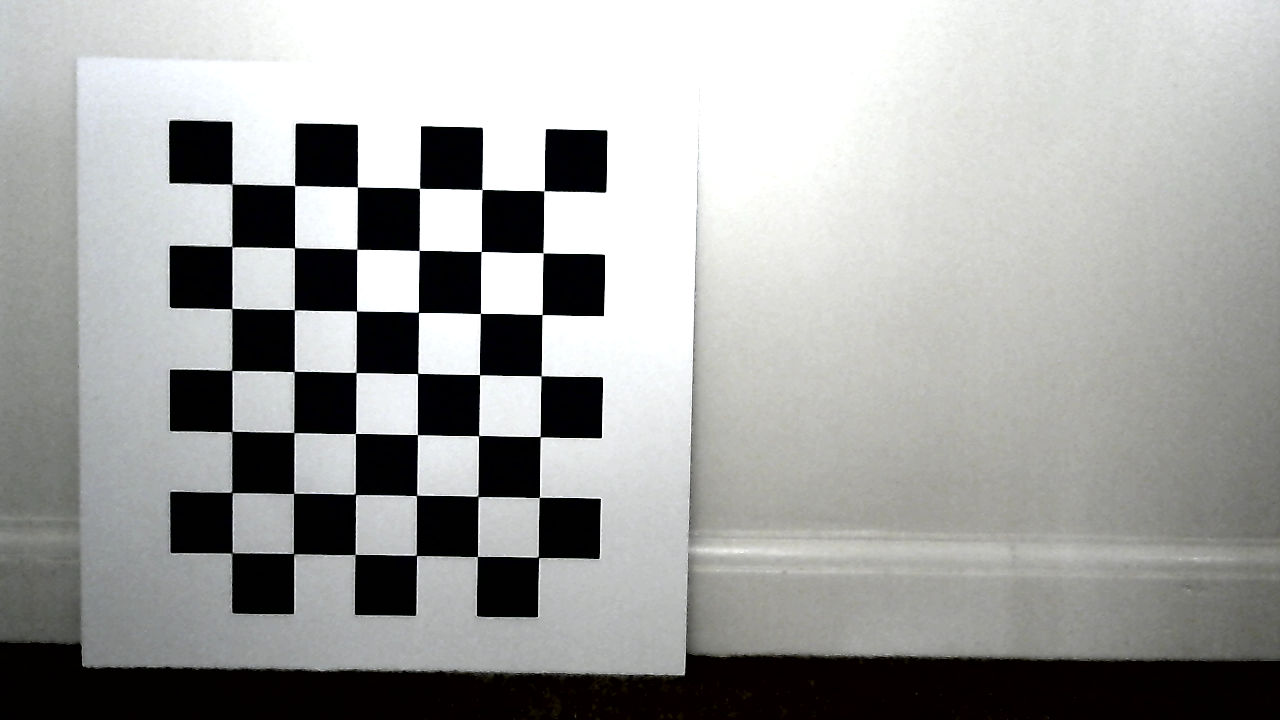
#> input picture examples/res/1/calib/0_L.png, 1280 x 720 px
$ python -i active.py   (imports and definitions only)
#> lines starting #> are read from the running program, lines starting #| are printed output that depends on the picture; after the words box and inside, x2 and y2 are one past the last pixel; in counts of white or black regions, pixels touching at a corner belong together
"""
active
======
Contains classes to manage active stereo algorithms and helper
functions.
This module contains both conventional active stereo (2 cameras +
projector) and structured-light (1 camera + projector) methods.
"""
import os
import math

import numpy as np
import cv2
from scipy.interpolate import interp1d
from scipy.ndimage import map_coordinates
import matplotlib                   # Temporary fix to avoid
# [1 line not run here, left out]
import matplotlib.pyplot as plt

import simplestereo as ss


# [323 lines left out: functions generateGrayCodeImgs, _getCentralPeak, buildFringe, buildBinaryFringe, buildAnaglyphFringe, findCentralStripe, not called in this run]


########################################
###### (c) Pasquale Lafiosca 2020 ######
########################################
class StereoFTP:
    """
    Manager of the Stereo Fourier Transform Profilometry.

    Parameters
    ----------
    stereoRig : StereoRig
        A stereo rig object with camera in position 1 (world origin) and projector in
        position 2.
    fringeDims : tuple
        Dimensions of projector image as (width, height).
    period : float
        Period of the fringe (in pixels).
    stripeColor : str, optional
        BGR color used for the central stripe to be chosen among "blue",
        "green" or "red". Also "b", "g", "r" accepted.
        Default to "red".
    stripeSensitivity : float, optional
        Sensitivity to find the stripe. See :func:`findCentralStripe()`.


    .. note::
        Working details in the paper Pasquale Lafiosca et al.,
        "Automated Aircraft Dent Inspection via a Modified Fourier
        Transform Profilometry Algorithm",
        Sensors, 2022, https://doi.org/10.3390/s22020433
    """

    # [463 lines left out: functions __init__, convertGrayscale, _getProjectorMapping, _calculateCameraFrequency, _triangulate, getCloud, not called in this run]


class StereoFTPAnaglyph(StereoFTP):
    """
    Manager of the Stereo Fourier Transform Profilometry using an
    anaglyph pattern build with :func:`buildAnaglyphFringe`.

    Parameters
    ----------
    stereoRig : StereoRig
        A stereo rig object with camera in position 1 (world origin) and projector in
        position 2.
    fringeDims : tuple
        Dimensions of projector image as (width, height).
    period : float
        Period of the fringe (in pixels).
    stripeColor : str, optional
        BGR color used for the central stripe to be chosen among "blue",
        "green" or "red". Also "b", "g", "r" accepted.
        Default to "red".
    stripeSensitivity : float, optional
        Sensitivity to find the stripe. See :func:`findCentralStripe()`.


    .. note:: This is a work in progress.
    """

    # [260 lines left out: functions convertGrayscale, getCloud, not called in this run]

class GrayCode:
    """
    Wrapper for the Gray code method from OpenCV.

    Structured-light implementation using camera-projector
    calibrated rig.

    Parameters
    ----------
    rig : StereoRig
        A stereo rig object with camera in position 1 (world origin) and projector in
        position 2.
    black_thr : int, optional
       Black threshold is a number between 0-255 that represents the
       minimum brightness difference required for valid pixels, between
       the fully illuminated (white) and the not illuminated images
       (black); used in computeShadowMasks method. Default to 40.
    white_thr : int, optional
        White threshold is a number between 0-255 that represents the
        minimum brightness difference required for valid pixels, between
        the graycode pattern and its inverse images; used in
        `getProjPixel` method. Default to 5.


    .. note::
        Projector distortion may be unaccurate, especially along border.
        If this is the case, you can ignore it setting
        `rig.distCoeffs2 == None` before passing `rig` to the constructor
        or setting a narrow `roi`.
    """
    # [104 lines left out: functions __init__, getCloud, not called in this run]


class StereoFTP_Mapping(StereoFTP):
    """
    Manager of the classic Stereo Fourier Transform Profilometry.

    Classic method (does not use a virtual reference plane) but it does
    use the automatic band-pass estimation.

    Parameters
    ----------
    stereoRig : StereoRig
        A stereo rig object with camera in position 1 (world origin) and projector in
        position 2.
    fringeDims : tuple
        Dimensions of projector image as (width, height).
    period : float
        Period of the fringe (in pixels).
    stripeColor : str, optional
        BGR color used for the central stripe to be chosen among "blue",
        "green" or "red". Also "b", "g", "r" accepted.
        Default to "red".
    stripeSensitivity : float, optional
        Sensitivity to find the stripe. See :func:`findCentralStripe()`.
    """


    # [160 lines left out: function getCloud, not called in this run]


# Alias for single camera version
GrayCodeSingle = GrayCode

class GrayCodeDouble:
    """
    Wrapper for the Gray code method from OpenCV.

    Conventional active stereo implementation, i.e. using two calibrated cameras and
    one uncalibrated projector.

    Parameters
    ----------
    rig : StereoRig
        A stereo rig object with two cameras.
    projRes : tuple
        Projector resolution as (width, height).
    black_thr : int, optional
       Black threshold is a number between 0-255 that represents the
       minimum brightness difference required for valid pixels, between
       the fully illuminated (white) and the not illuminated images
       (black); used in computeShadowMasks method. Default to 40.
    white_thr : int, optional
        White threshold is a number between 0-255 that represents the
        minimum brightness difference required for valid pixels, between
        the graycode pattern and its inverse images; used in
        `getProjPixel` method. Default to 5.


    .. todo::
        Projector distortion may be unaccurate, especially along border.
        If this is the case, you can ignore it setting
        `rig.distCoeffs2 == None` before passing `rig` to the constructor
        or setting a narrow `roi`.
    """
    # [202 lines left out: functions __init__, getCloud, computeROI, not called in this run]


########################################################################
### TEMP FOR EXPERIMENTS
### Return phase shift and phase of object only (NO 3D)
class StereoFTP_PhaseOnly:
    """
    Manager of the Stereo Fourier Transform Profilometry.

    Parameters
    ----------
    stereoRig : StereoRig
        A stereo rig object with camera in position 1 (world origin) and projector in
        position 2.
    fringeDims : tuple
        Dimensions of projector image as (width, height).
    period : float
        Period of the fringe (in pixels).
    stripeColor : str, optional
        BGR color used for the central stripe to be chosen among "blue",
        "green" or "red". Also "b", "g", "r" accepted.
        Default to "red".
    stripeSensitivity : float, optional
        Sensitivity to find the stripe. See :func:`findCentralStripe()`.
    """

    # [351 lines left out: functions __init__, convertGrayscale, _getProjectorMapping, _calculateCameraFrequency, _triangulate, getPhase, not called in this run]

>>> import cv2
>>> picture = cv2.imread('../examples/res/1/calib/0_L.png')
#> picture is the input picture: shape (720, 1280, 3); mean B, G, R 159.3, 160.9, 160
>>> result = computeROI(picture)
#> in computeROI, `_, img_thresh = cv2.threshold(img, blackThreshold, 255, cv2.THRESH_BIN..`:
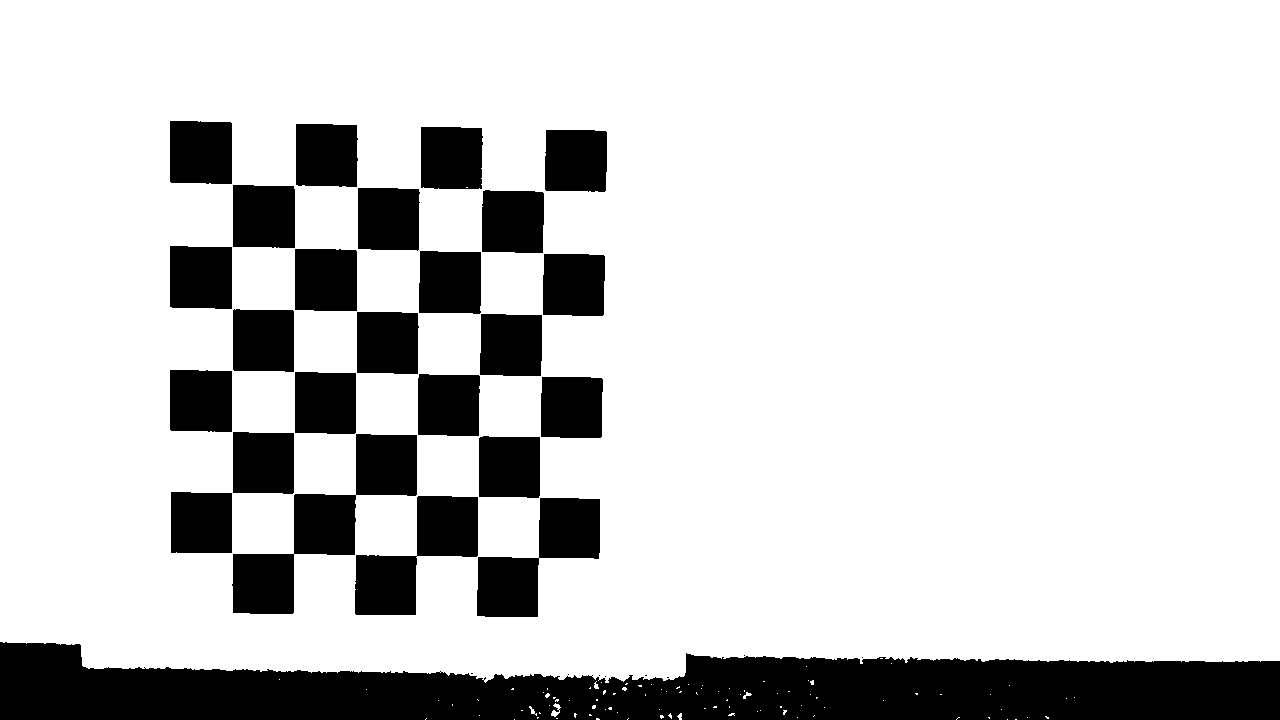
#> img_thresh: shape (720, 1280); 81.1% white; 33 black regions (8 under 20 px)
#> in computeROI, `contours, hierarchy = cv2.findContours(img_thresh,cv2.RETR_EXTERNAL,cv..`: contours = 96 contours, 94 with area under 20; largest, box (x1, y1, x2, y2) and area: (0, 0, 1280, 683) 849236, (551, 703, 561, 717) 46
#> in computeROI, `best_cnt = max(contours, key = cv2.contourArea)`: best_cnt = contour of 662 points, box (x1, y1, x2, y2) (0, 0, 1280, 683), area 849236
#> in computeROI, `x,y,w,h = cv2.boundingRect(best_cnt)`: x = 0; w = 1280; h = 683
#> in computeROI, `x2,y2,w2,h2 = x,y,w,h`: x2 = 0; w2 = 1280; h2 = 683
#> after the loop in computeROI, `while(True):`: h2 = 642; w2 = 1240; x2 = 39; y2 = 0
#> result = (39, 0, 1240, 642)

$ run again, on examples/res/1/calib/10_L.png
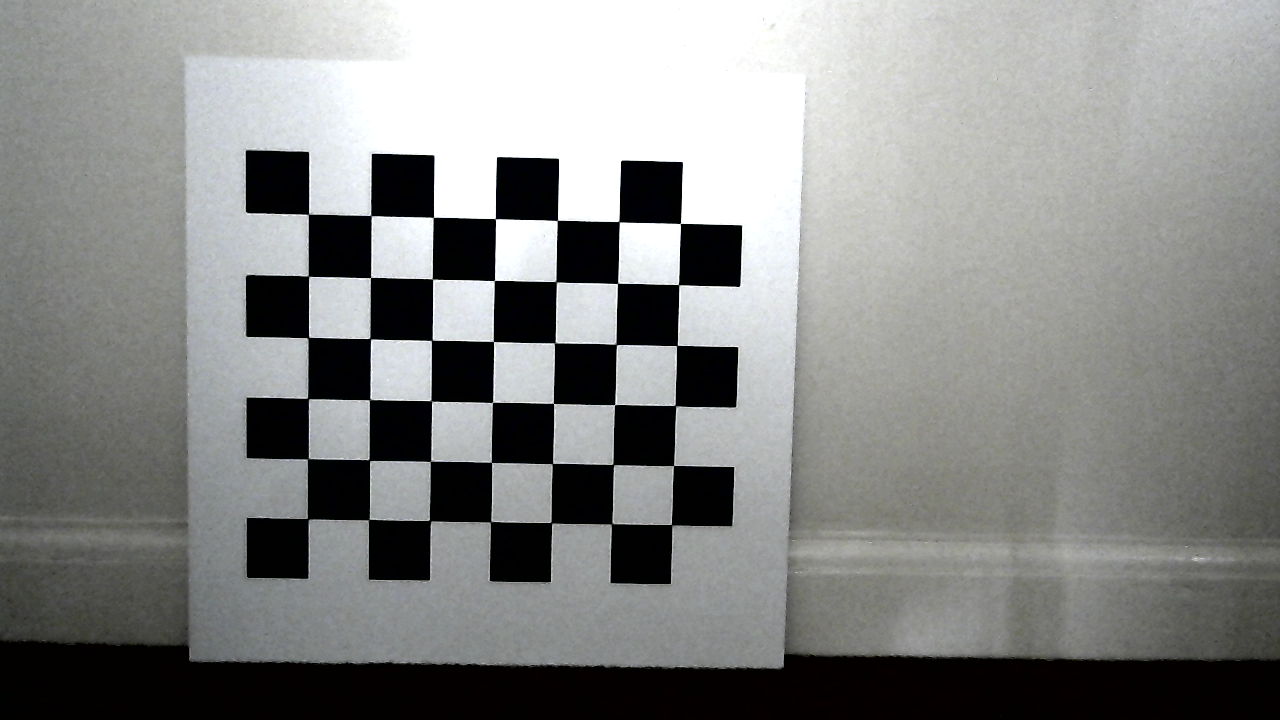
#> input picture examples/res/1/calib/10_L.png, 1280 x 720 px
#> picture is the input picture: shape (720, 1280, 3); mean B, G, R 134.1, 135.7, 134.5
#> in computeROI, `_, img_thresh = cv2.threshold(img, blackThreshold, 255, cv2.THRESH_BIN..`:
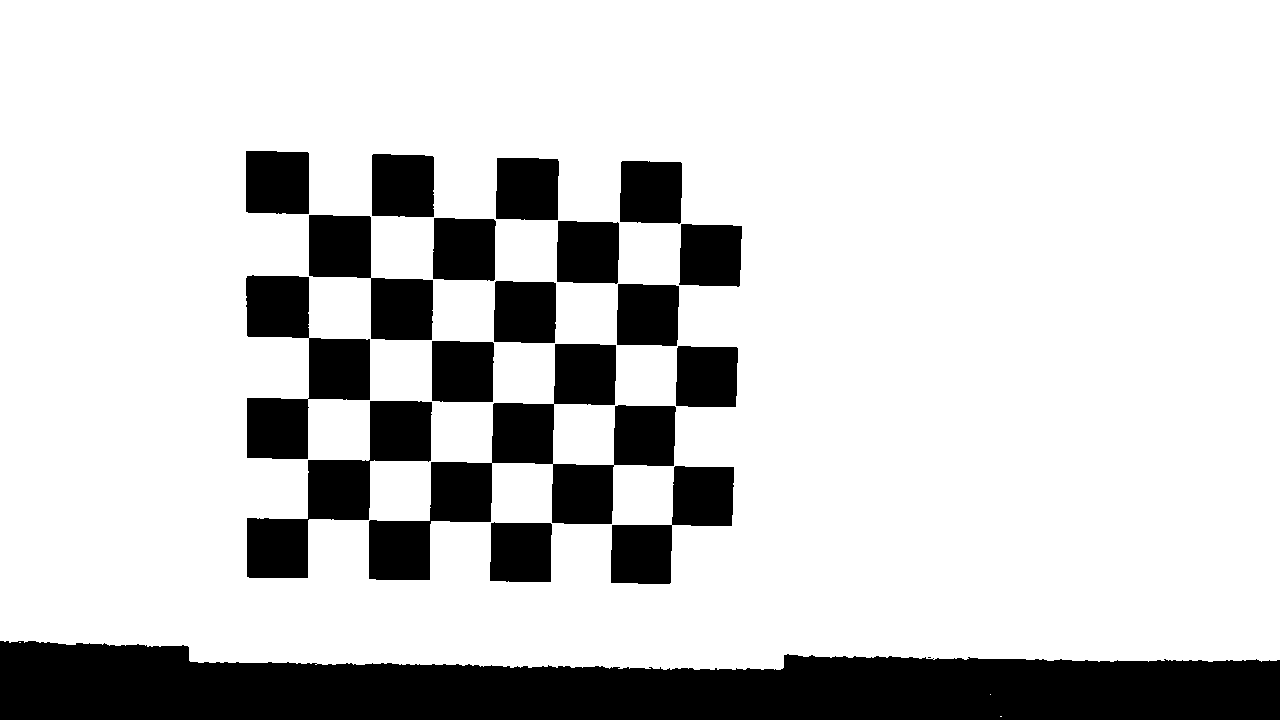
#> img_thresh: shape (720, 1280); 80.5% white; 19 black regions (1 under 20 px)
#> contours = 4 contours, 3 with area under 20; largest, box (x1, y1, x2, y2) and area: (0, 0, 1280, 670) 842950
#> best_cnt = contour of 548 points, box (x1, y1, x2, y2) (0, 0, 1280, 670), area 842950
#> x = 0; w = 1280; h = 670
#> in computeROI, `x2,y2,w2,h2 = x,y,w,h`: x2 = 0; w2 = 1280; h2 = 670
#> after the loop in computeROI, `while(True):`: h2 = 640; w2 = 1252; x2 = 27; y2 = 0
#> result = (27, 0, 1252, 640)

$ run again, on examples/res/1/calib/11_L.png
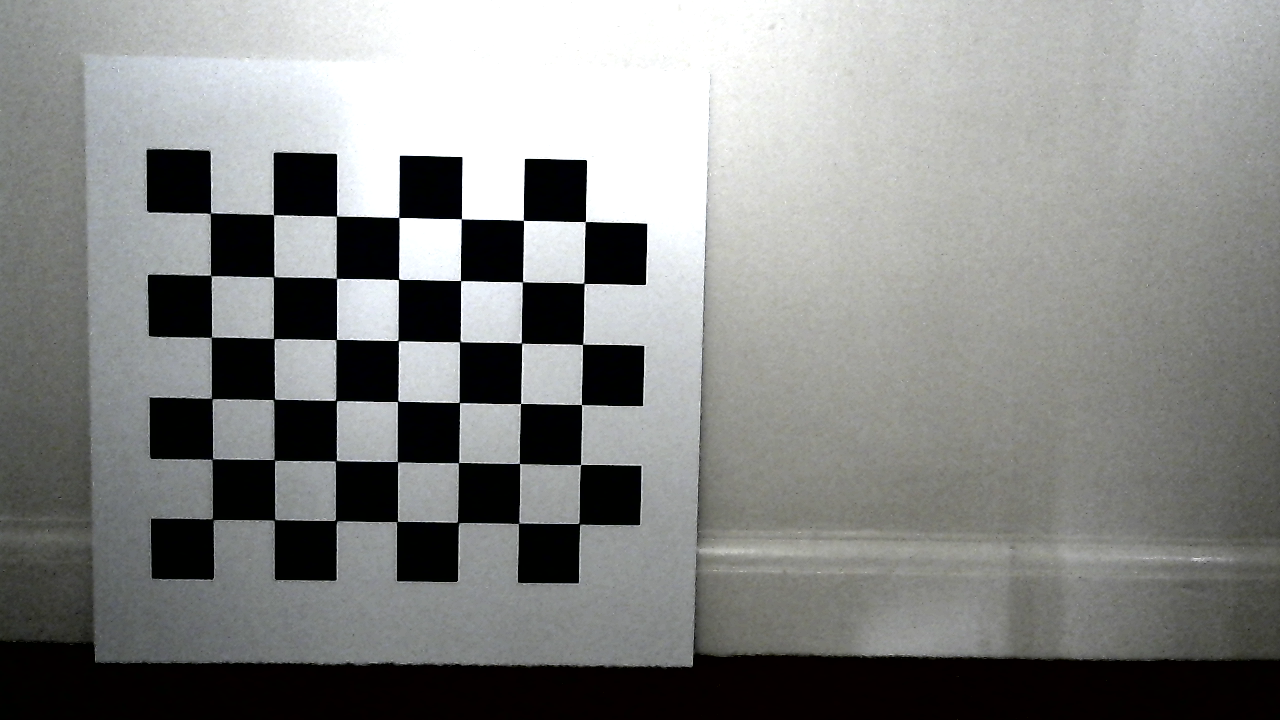
#> input picture examples/res/1/calib/11_L.png, 1280 x 720 px
#> picture is the input picture: shape (720, 1280, 3); mean B, G, R 132.2, 133.7, 132.5
#> in computeROI, `_, img_thresh = cv2.threshold(img, blackThreshold, 255, cv2.THRESH_BIN..`:
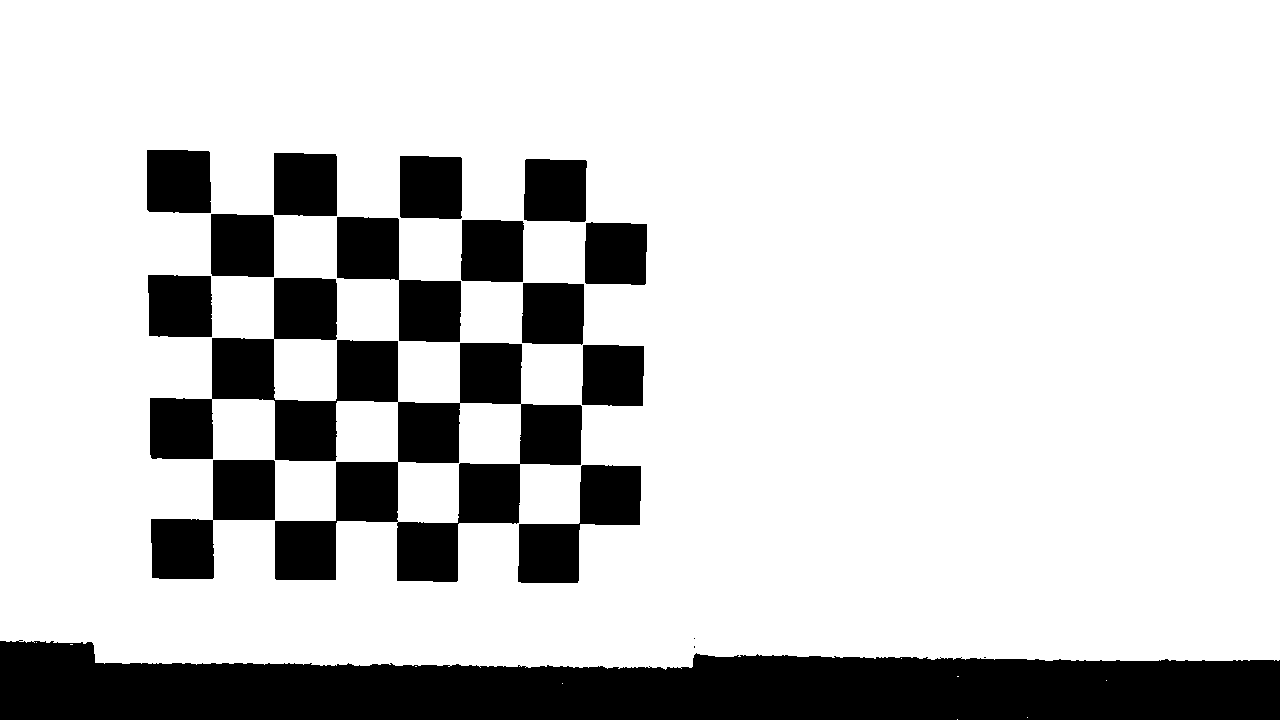
#> img_thresh: shape (720, 1280); 80.4% white; 18 black regions (3 under 20 px)
#> contours = 10 contours, 9 with area under 20; largest, box (x1, y1, x2, y2) and area: (0, 0, 1280, 670) 843550
#> best_cnt = contour of 551 points, box (x1, y1, x2, y2) (0, 0, 1280, 670), area 843550
#> x = 0; w = 1280; h = 670
#> in computeROI, `x2,y2,w2,h2 = x,y,w,h`: x2 = 0; w2 = 1280; h2 = 670
#> after the loop in computeROI, `while(True):`: h2 = 640; w2 = 1253; x2 = 26; y2 = 0
#> result = (26, 0, 1253, 640)
